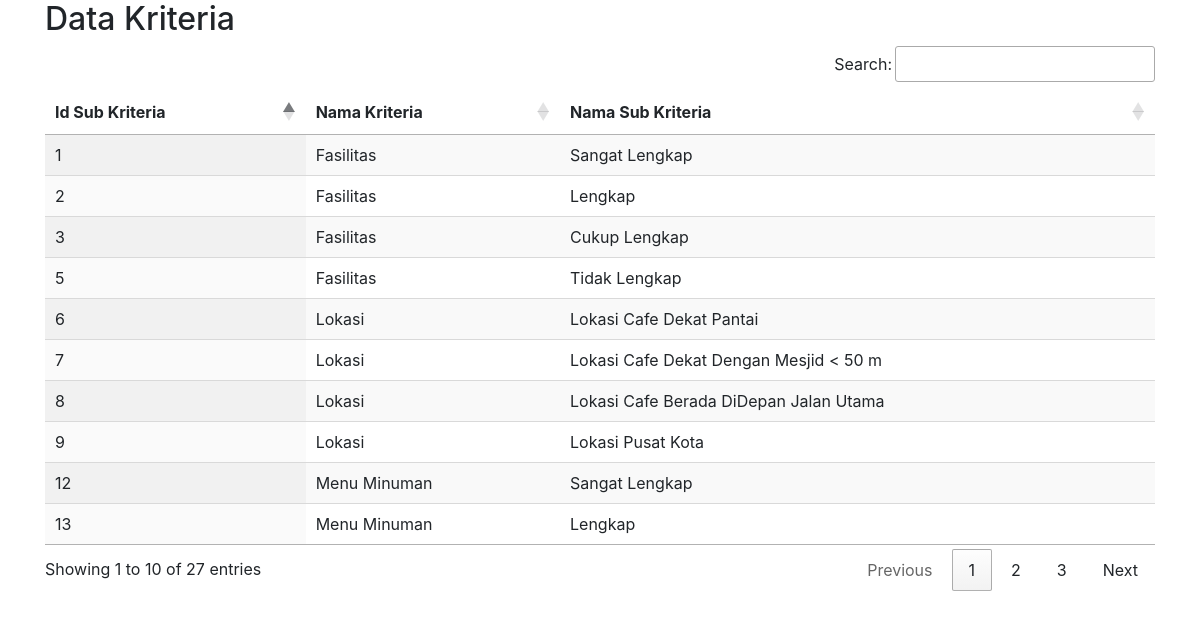
Page /proses/exsubkrit.php on the committed database.
### tables this page shows
CREATE TABLE IF NOT EXISTS `sub_kriteria` (
  `id_sub_kriteria` int(11) NOT NULL AUTO_INCREMENT,
  `kriteria_id` int(11) DEFAULT NULL,
  `nm_sub` varchar(100) DEFAULT NULL,
  `nilai` float DEFAULT NULL,
  `keterangan` longtext,
  PRIMARY KEY (`id_sub_kriteria`) USING BTREE,
  KEY `kriteria_id` (`kriteria_id`) USING BTREE,
  CONSTRAINT `kriteria_id` FOREIGN KEY (`kriteria_id`) REFERENCES `kriteria` (`kriteria_id`) ON DELETE CASCADE
);

CREATE TABLE IF NOT EXISTS `kriteria` (
  `kriteria_id` int(11) NOT NULL AUTO_INCREMENT,
  `nama_kriteria` varchar(255) NOT NULL,
  `bobot` float NOT NULL,
  `jenis_bobot` enum('Benefit','Cost') DEFAULT NULL,
  `smbl_kriteria` varchar(50) DEFAULT NULL,
  PRIMARY KEY (`kriteria_id`)
);

### proses/exsubkrit.php (the view, shortened to what this page needs)
<?php
require 'koneksi.php';
?>
<!DOCTYPE html>
<html lang="en">
<head>
    <link rel="stylesheet" href="https://maxcdn.bootstrapcdn.com/bootstrap/4.5.2/css/bootstrap.min.css">
    <link rel="stylesheet" href="https://cdn.datatables.net/1.13.6/css/jquery.dataTables.min.css">
    <link rel="stylesheet" href="https://cdn.datatables.net/buttons/2.4.1/css/buttons.dataTables.min.css">
</head>
<body>
    <div class="container">
        <h2>Data Kriteria</h2>
        <div class="data-tables datatable-dark">
            <table id="example" class="display" style="width:100%">
                <thead>
                    <tr>
                        <th>Id Sub Kriteria</th>
                        <th>Nama Kriteria</th>
                        <th>Nama Sub Kriteria</th>
                    </tr>
                </thead>
                <tbody>
                    <?php
                    $ambilsemuadata = mysqli_query($conn, "SELECT * FROM sub_kriteria s, kriteria k WHERE k.kriteria_id = s.kriteria_id");
                    while ($data = mysqli_fetch_array($ambilsemuadata)) {
                        $id_sub_kriteria = $data['id_sub_kriteria'];
                        $nama_kriteria = $data['nama_kriteria'];
                        $nm_sub = $data['nm_sub'];
                        ?>
                        <tr>
                            <td><?= $id_sub_kriteria; ?></td>
                            <td><?= $nama_kriteria; ?></td>
                            <td><?= $nm_sub; ?></td>
                            <?php
                    }
                    ?>
                </tbody>
            </table>
        </div>
    </div>
</body>
</html>

### rows in the picture
sub_kriteria: id_sub_kriteria "1", kriteria.nama_kriteria "Fasilitas", nm_sub "Sangat Lengkap"
sub_kriteria: id_sub_kriteria "2", kriteria.nama_kriteria "Fasilitas", nm_sub "Lengkap"
sub_kriteria: id_sub_kriteria "3", kriteria.nama_kriteria "Fasilitas", nm_sub "Cukup Lengkap"
sub_kriteria: id_sub_kriteria "5", kriteria.nama_kriteria "Fasilitas", nm_sub "Tidak Lengkap"
sub_kriteria: id_sub_kriteria "6", kriteria.nama_kriteria "Lokasi", nm_sub "Lokasi Cafe Dekat Pantai"
sub_kriteria: id_sub_kriteria "7", kriteria.nama_kriteria "Lokasi", nm_sub "Lokasi Cafe Dekat Dengan Mesjid < 50 m"
sub_kriteria: id_sub_kriteria "8", kriteria.nama_kriteria "Lokasi", nm_sub "Lokasi Cafe Berada DiDepan Jalan Utama"
sub_kriteria: id_sub_kriteria "9", kriteria.nama_kriteria "Lokasi", nm_sub "Lokasi Pusat Kota"
sub_kriteria: id_sub_kriteria "12", kriteria.nama_kriteria "Menu Minuman", nm_sub "Sangat Lengkap"
sub_kriteria: id_sub_kriteria "13", kriteria.nama_kriteria "Menu Minuman", nm_sub "Lengkap"
